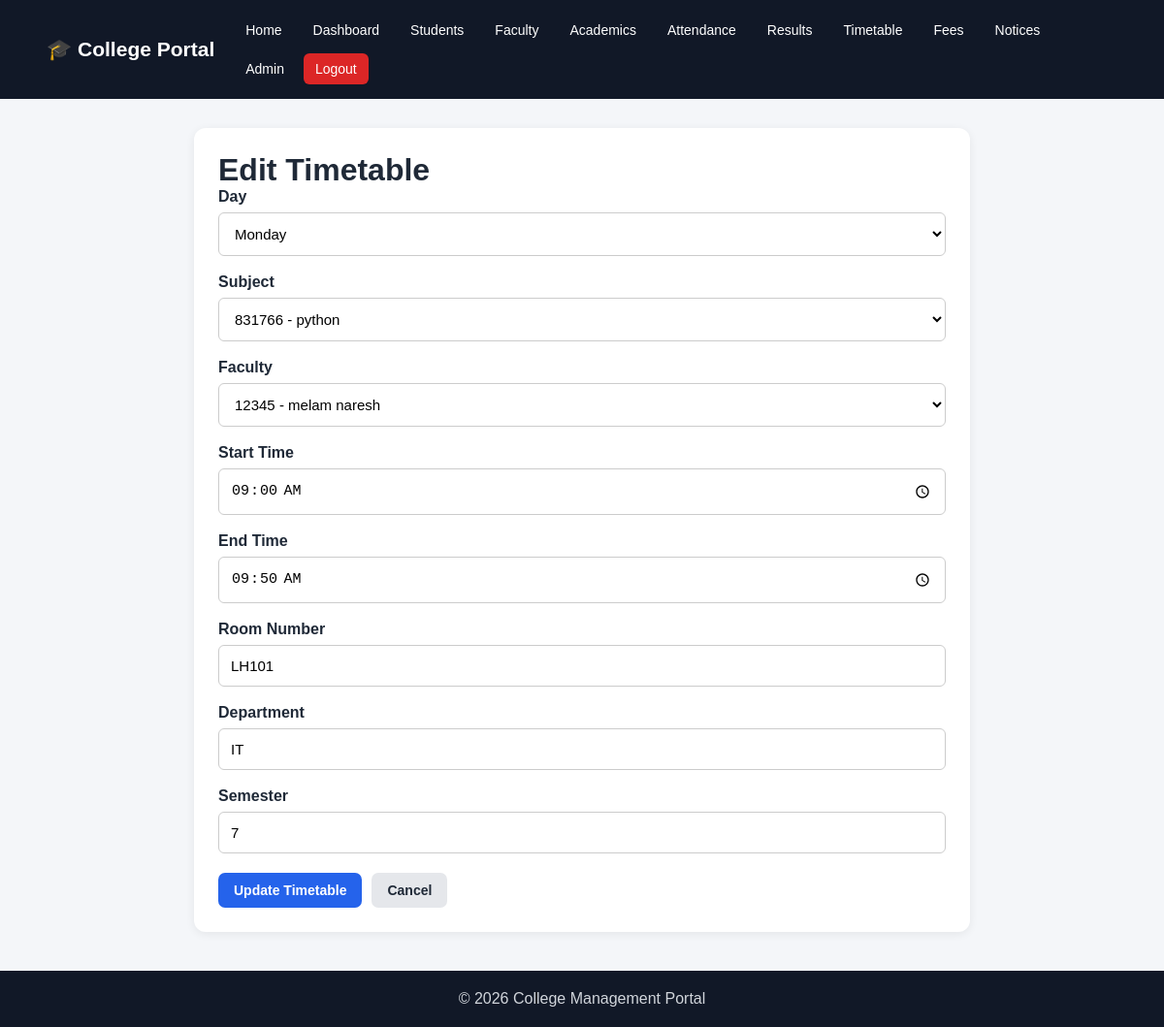
The app's page /timetable/1/edit/ (signed in) with its own data.
### timetable/models.py (models this page shows, shortened)
class Timetable(models.Model):
    DAY_CHOICES = [
        ('Monday', 'Monday'),
        ('Tuesday', 'Tuesday'),
        ('Wednesday', 'Wednesday'),
        ('Thursday', 'Thursday'),
        ('Friday', 'Friday'),
        ('Saturday', 'Saturday'),
    ]
    day = models.CharField(
        max_length=10,
        choices=DAY_CHOICES
    )
    subject = models.ForeignKey(
        Subject,
        on_delete=models.CASCADE,
        related_name='timetable_entries'
    )
    faculty = models.ForeignKey(
        Faculty,
        on_delete=models.CASCADE,
        related_name='timetable_entries'
    )
    start_time = models.TimeField()
    end_time = models.TimeField()
    room_number = models.CharField(
        max_length=50
    )
    department = models.CharField(
        max_length=100
    )
    semester = models.CharField(
        max_length=20
    )
    created_at = models.DateTimeField(
        auto_now_add=True
    )
    class Meta:
        ordering = ['day', 'start_time']

### faculty/models.py (models this page shows)
class Faculty(models.Model):
    GENDER_CHOICES = [
        ('Male', 'Male'),
        ('Female', 'Female'),
        ('Other', 'Other'),
    ]
    faculty_id = models.CharField(
        max_length=20,
        unique=True
    )
    first_name = models.CharField(
        max_length=100
    )
    last_name = models.CharField(
        max_length=100
    )
    email = models.EmailField(
        unique=True
    )
    phone = models.CharField(
        max_length=15
    )
    gender = models.CharField(
        max_length=10,
        choices=GENDER_CHOICES
    )
    department = models.CharField(
        max_length=100
    )
    designation = models.CharField(
        max_length=100
    )
    qualification = models.CharField(
        max_length=200
    )
    joining_date = models.DateField()
    address = models.TextField()
    created_at = models.DateTimeField(
        auto_now_add=True
    )
    def __str__(self):
        return f"{self.faculty_id} - {self.first_name} {self.last_name}"

### timetable/views.py (the view)
@login_required
def timetable_update(request, pk):
    timetable = get_object_or_404(
        Timetable,
        pk=pk
    )
    if request.method == 'POST':
        form = TimetableForm(
            request.POST,
            instance=timetable
        )
        if form.is_valid():
            form.save()
            return redirect('timetable_list')
    else:
        form = TimetableForm(
            instance=timetable
        )
    return render(
        request,
        'timetable/timetable_form.html',
        {
            'form': form,
            'timetable': timetable
        }
    )

### timetable/forms.py (shortened to what this page needs)
class TimetableForm(forms.ModelForm):
    class Meta:
        model = Timetable
        fields = [
            'day',
            'subject',
            'faculty',
            'start_time',
            'end_time',
            'room_number',
            'department',
            'semester',
        ]
        widgets = {
            'start_time': forms.TimeInput(
                attrs={'type': 'time'}
            ),
            'end_time': forms.TimeInput(
                attrs={'type': 'time'}
            ),
        }

### academics/models.py (called while the page is built)
    def __str__(self):
        return f"{self.subject_code} - {self.subject_name}"

### templates/timetable/timetable_form.html (shortened to what this page needs)
{% extends 'base.html' %}
{% block content %}
<div class="card form-card">
    <h1>
        {% if timetable %}
            Edit Timetable
        {% else %}
            Add Timetable
        {% endif %}
    </h1>
    <form method="POST">
        <div class="form-group">
            <label>Day</label>
            {{ form.day }}
        </div>
        <div class="form-group">
            <label>Subject</label>
            {{ form.subject }}
        </div>
        <div class="form-group">
            <label>Faculty</label>
            {{ form.faculty }}
        </div>
        <div class="form-group">
            <label>Start Time</label>
            {{ form.start_time }}
        </div>
        <div class="form-group">
            <label>End Time</label>
            {{ form.end_time }}
        </div>
        <div class="form-group">
            <label>Room Number</label>
            {{ form.room_number }}
        </div>
        <div class="form-group">
            <label>Department</label>
            {{ form.department }}
        </div>
        <div class="form-group">
            <label>Semester</label>
            {{ form.semester }}
        </div>
        <div class="form-buttons">
            <button
                type="submit"
                class="btn-primary">
                {% if timetable %}
                    Update Timetable
                {% else %}
                    Save Timetable
                {% endif %}
            </button>
            <a
                href="{% url 'timetable_list' %}"
                class="btn-secondary">
                Cancel
            </a>
        </div>
    </form>
</div>
{% endblock %}

### static/css/style.css (style rules this page uses)
* { margin: 0; padding: 0; box-sizing: border-box; }
body { font-family: Arial, sans-serif; background: #f5f7fb; color: #222; }
.card { background: white; padding: 25px; border-radius: 12px; box-shadow: 0 3px 15px rgba(0, 0, 0, 0.08); }
.form-card { max-width: 800px; margin: 0 auto; }
.form-card label { display: block; font-weight: bold; margin-bottom: 7px; }
.form-card input, .form-card select, .form-card textarea { width: 100%; padding: 12px; border: 1px solid #ccc; border-radius: 6px; font-size: 15px; }
.form-buttons { margin-top: 25px; display: flex; gap: 10px; flex-wrap: wrap; }
.btn-primary, .btn-secondary, .btn-danger { display: inline-block; padding: 11px 20px; border-radius: 6px; text-decoration: none; border: none; cursor: pointer; font-size: 15px; font-weight: bold; }
.btn-primary { background: #2563eb; color: white; }
.btn-secondary { background: #64748b; color: white; }
.form-group { margin-bottom: 20px; }
.form-group label { display: block; font-weight: bold; margin-bottom: 7px; }
.form-group input { width: 100%; padding: 12px; border: 1px solid #ccc; border-radius: 6px; font-size: 15px; }
* { box-sizing: border-box; }
body { margin: 0; font-family: Arial, Helvetica, sans-serif; background: #f4f6f9; color: #1f2937; }
a { text-decoration: none; }
.card { background: white; border-radius: 12px; padding: 25px; margin-bottom: 25px; box-shadow: 0 2px 10px rgba(0, 0, 0, 0.07); }
.card h1, .card h2, .card h3 { margin-top: 0; }
.btn-primary, .btn-secondary, .btn-danger { display: inline-block; border: none; padding: 10px 16px; border-radius: 7px; cursor: pointer; font-size: 14px; font-weight: 600; }
.btn-secondary { background: #e5e7eb; color: #1f2937; }
.form-group { margin-bottom: 18px; }
.form-group label, .filter-card label { display: block; margin-bottom: 7px; font-weight: 600; }
input, select, textarea { width: 100%; padding: 11px 12px; border: 1px solid #d1d5db; border-radius: 7px; font-size: 14px; background: white; }
.form-buttons { display: flex; gap: 10px; margin-top: 20px; }

### records on screen
Timetable: day "Monday", subject "831766 - python", start_time "09:00:00", end_time "09:50:00", room_number "LH101", department "IT", semester "7"
Faculty: faculty "12345 - melam naresh"
